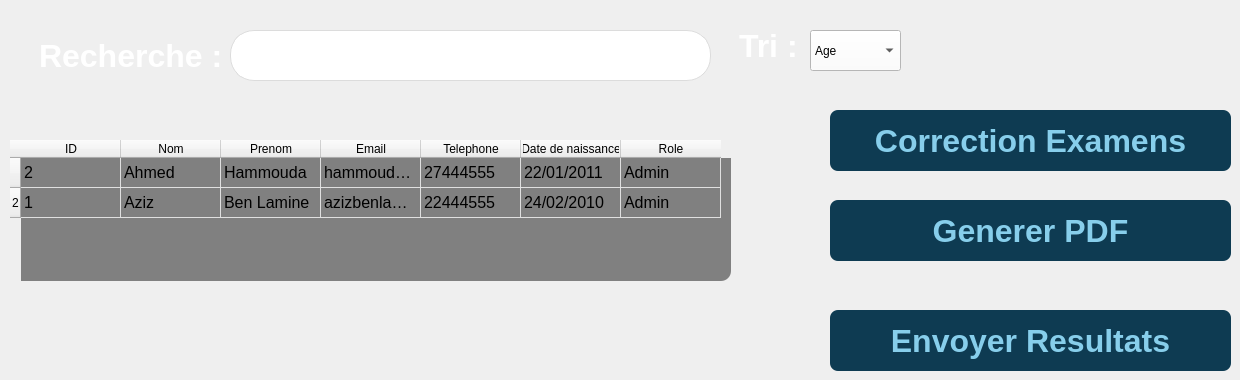
      <widget class="QWidget" name="afficherExams">
       <widget class="QTableWidget" name="tableWidget_4">
        <property name="geometry">
         <rect>
          <x>10</x>
          <y>140</y>
          <width>721</width>
          <height>141</height>
         </rect>
        </property>
        <property name="maximumSize">
         <size>
          <width>801</width>
          <height>141</height>
         </size>
        </property>
        <property name="styleSheet">
         <string notr="true">
        QTableWidget {
           border: none;
           gridline-color: #e0e0e0;
           font-family: 'Roboto', sans-serif;
           font-size: 16px;
          background : grey;
           selection-background-color: #4CAF50;
           selection-color: white;
           border-radius: 10px;
        }
     </string>
        </property>
        <row>
         <property name="text">
          <string/>
         </property>
        </row>
        <row/>
        <column>
         <property name="text">
          <string>ID</string>
         </property>
        </column>
        <column>
         <property name="text">
          <string>Nom</string>
         </property>
        </column>
        <column>
         <property name="text">
          <string>Prenom</string>
         </property>
        </column>
        <column>
         <property name="text">
          <string>Email</string>
         </property>
        </column>
        <column>
         <property name="text">
          <string>Telephone</string>
         </property>
        </column>
        <column>
         <property name="text">
          <string>Date de naissance</string>
         </property>
        </column>
        <column>
         <property name="text">
          <string>Role</string>
         </property>
        </column>
        <item row="0" column="0">
         <property name="text">
          <string>2</string>
         </property>
        </item>
        <item row="0" column="1">
         <property name="text">
          <string>Ahmed</string>
         </property>
        </item>
        <item row="0" column="2">
         <property name="text">
          <string>Hammouda</string>
         </property>
        </item>
        <item row="0" column="3">
         <property name="text">
          <string>hammouda@gmail.com</string>
         </property>
        </item>
        <item row="0" column="4">
         <property name="text">
          <string>27444555</string>
         </property>
        </item>
        <item row="0" column="5">
         <property name="text">
          <string>22/01/2011</string>
         </property>
        </item>
        <item row="0" column="6">
         <property name="text">
          <string>Admin</string>
         </property>
        </item>
        <item row="1" column="0">
         <property name="text">
          <string>1</string>
         </property>
        </item>
        <item row="1" column="1">
         <property name="text">
          <string>Aziz</string>
         </property>
        </item>
        <item row="1" column="2">
         <property name="text">
          <string>Ben Lamine</string>
         </property>
        </item>
        <item row="1" column="3">
         <property name="text">
          <string>azizbenlamine@gmail.com</string>
         </property>
        </item>
        <item row="1" column="4">
         <property name="text">
          <string>22444555</string>
         </property>
        </item>
        <item row="1" column="5">
         <property name="text">
          <string>24/02/2010</string>
         </property>
        </item>
        <item row="1" column="6">
         <property name="text">
          <string>Admin</string>
         </property>
        </item>
       </widget>
       <widget class="QLabel" name="label_55">
        <property name="geometry">
         <rect>
          <x>10</x>
          <y>20</y>
          <width>241</width>
          <height>71</height>
         </rect>
        </property>
        <property name="styleSheet">
         <string notr="true">background: transparent;  
    border: none;  
    color: white;  
    font-weight: bold; 
    font-size: 32px; 
    padding: 10px 20px;  
    border-radius: 8px;  </string>
        </property>
        <property name="text">
         <string>Recherche :</string>
        </property>
       </widget>
       <widget class="QLineEdit" name="champRecherche_4">
        <property name="geometry">
         <rect>
          <x>230</x>
          <y>30</y>
          <width>481</width>
          <height>51</height>
         </rect>
        </property>
        <property name="styleSheet">
         <string notr="true">background : white;
selection-background-color: #4CAF50;
selection-color: white;
border: 1px solid #dcdcdc; 
border-radius: 24px; 
padding: 10px 20px; 
font-size: 16px;
font-family: 'Roboto', sans-serif;
color: #333; 
transition: all 0.3s ease; 
box-sizing: border-box;   outline: none; </string>
        </property>
       </widget>
       <widget class="QLabel" name="label_56">
        <property name="geometry">
         <rect>
          <x>710</x>
          <y>10</y>
          <width>111</width>
          <height>71</height>
         </rect>
        </property>
        <property name="styleSheet">
         <string notr="true">background: transparent;  
    border: none;  
    color: white;  
    font-weight: bold; 
    font-size: 32px; 
    padding: 10px 20px;  
    border-radius: 8px;  </string>
        </property>
        <property name="text">
         <string>Tri :</string>
        </property>
       </widget>
       <widget class="QComboBox" name="comboBox_4">
        <property name="geometry">
         <rect>
          <x>810</x>
          <y>30</y>
          <width>91</width>
          <height>41</height>
         </rect>
        </property>
        <property name="styleSheet">
         <string notr="true">background-color: rgb(255, 255, 255);
color: black;</string>
        </property>
        <item>
         <property name="text">
          <string>Age</string>
         </property>
        </item>
        <item>
         <property name="text">
          <string>Nom(desc)</string>
         </property>
        </item>
       </widget>
       <widget class="QPushButton" name="recEmp_3">
        <property name="geometry">
         <rect>
          <x>830</x>
          <y>110</y>
          <width>401</width>
          <height>61</height>
         </rect>
        </property>
        <property name="styleSheet">
         <string notr="true">background: #0E3B52;  
    border: none;  
    color: skyblue;  
    font-weight: bold; 
    font-size: 32px; 
    padding: 10px 20px;  
    border-radius: 8px;  </string>
        </property>
        <property name="text">
         <string>Correction Examens</string>
        </property>
       </widget>
       <widget class="QPushButton" name="pdfEmp_3">
        <property name="geometry">
         <rect>
          <x>830</x>
          <y>200</y>
          <width>401</width>
          <height>61</height>
         </rect>
        </property>
        <property name="styleSheet">
         <string notr="true">background: #0E3B52;  
    border: none;  
    color: skyblue;  
    font-weight: bold; 
    font-size: 32px; 
    padding: 10px 20px;  
    border-radius: 8px;  </string>
        </property>
        <property name="text">
         <string>Generer PDF</string>
        </property>
       </widget>
       <widget class="QPushButton" name="sentEMP_3">
        <property name="geometry">
         <rect>
          <x>830</x>
          <y>310</y>
          <width>401</width>
          <height>61</height>
         </rect>
        </property>
        <property name="styleSheet">
         <string notr="true">background: #0E3B52;  
    border: none;  
    color: skyblue;  
    font-weight: bold; 
    font-size: 32px; 
    padding: 10px 20px;  
    border-radius: 8px;  </string>
        </property>
        <property name="text">
         <string>Envoyer Resultats</string>
        </property>
       </widget>
      </widget>
